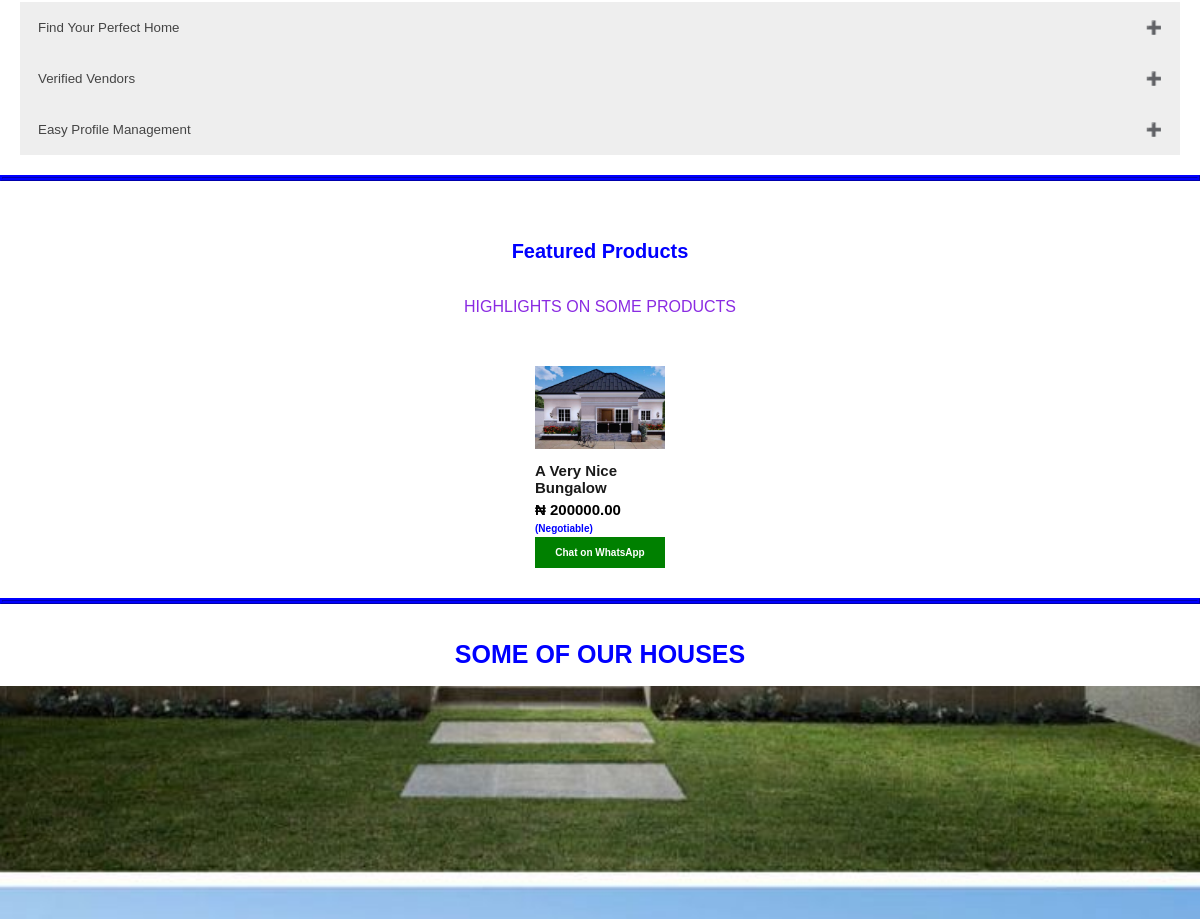
Before: / (middle part) with the older database file.
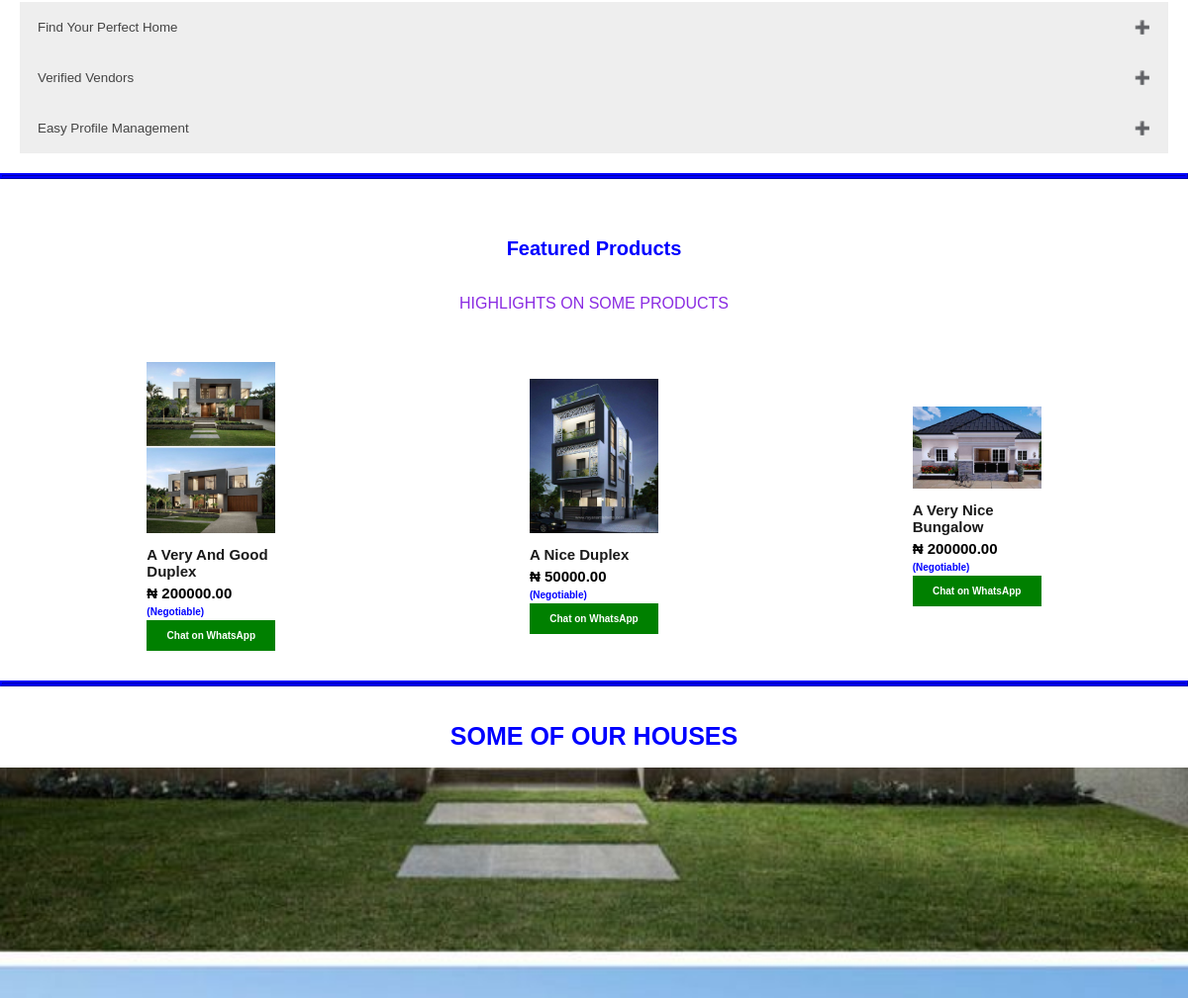
After: the same page with the newer database file.
### product/models.py (models this page shows, shortened)
class Product(models.Model):
    negotiate = [
        ('Negotiable', 'Negotiable'),
        ('Unnegotiable', 'Unnegotiable'),
    ]
    sex = [
        ('Male', 'Male'),
        ('Female', 'Female'),
        ('Unisex', 'Unisex'),
    ]
    created_by = models.ForeignKey(Vendor, related_name = "fashion_vendors", on_delete=models.CASCADE, null=True)
    product_name = models.CharField(max_length=100, null=True)
    category = models.ForeignKey(Categorie, on_delete=models.CASCADE, related_name='product', null=True)
    gender = models.CharField(max_length=10, choices=sex, default='Unisex', null=True)
    price = models.DecimalField(decimal_places=2, max_digits=15, null=True)
    haggle = models.CharField(max_length=50, choices=negotiate, default='Negotiable')
    description = models.TextField(blank=True, null=True)
    image = models.ImageField(upload_to = 'image/', null=True)
    image2 = models.ImageField(upload_to = 'image/', null=True, blank= True)
    image3 = models.ImageField(upload_to = 'image/', null=True, blank= True)
    image4 = models.ImageField(upload_to = 'image/', null=True, blank= True)
    image5 = models.ImageField(upload_to = 'image/', null=True, blank= True)
    created = models.DateTimeField(auto_now_add=True)
    updated = models.DateTimeField(auto_now=True)
    class Meta:
        ordering = ('-created',)
    @property
    def imageURL(self):
        try:
            url = self.image.url
        except:
            url = ''
        return url

### core/views.py (the view)
# urls.py: path('', homepage, name='homepage'),
def homepage(request):
    carousel = Carousel.objects.all()
    category = Categorie.objects.all()
    product = Product.objects.all()
    context = {'carousel':carousel, 'category':category, 'product':product}
    return render(request, 'homepage.html', context)

### core/templates/homepage.html (shortened to what this page needs)
{% extends 'base.html' %}
{% load static %}
{% block content %}
{% load static %}
<link rel="stylesheet" href="{% static 'homepage.css' %}">
<br>
<hr style="border: ridge blue;"> <br>
<hr style="border: ridge blue;"><br>
<section class="section-p1">
    <button class="accordion">Find Your Perfect Home</button>
    <button class="accordion">Verified Vendors</button>
    <button class="accordion">Easy Profile Management</button>
</section>
<hr style="border: ridge blue;"><br>
<section id="product1" class="section-p1">
    <h2> Featured Products</h2>
    <p>HIGHLIGHTS ON SOME PRODUCTS</p>
    <div class="pro-container">
        {% for product in product %}
        <a href="{% url 'get_product' product.id%}">
            <div class="pro">
                <img id="pro_img" src="{{product.imageURL}}" alt="product image">
                <div class="des">
                    <h5>{{product.product_name|title}}</h5>
                    <h4>&#8358 {{product.price}} <span>({{product.haggle}})</span></h4>
                </div>
                <a href="https://wa.me/{{product.created_by.business_whatsapp_number}}"><button class="icon">
                        <h6>Chat on WhatsApp</h6>
                    </button></a>
            </div>
        </a>
        {% endfor %}
    </div>
</section>
<hr style="border: ridge blue;"><br>
<center>
    <h1>SOME OF OUR HOUSES</h1>
</center>
<div class="bg-image img1"></div>
<hr style="border: ridge blue;"><br>
<hr style="border: ridge blue;"><br>
{% endblock%}

### core/templates/base.html (shortened to what this page needs)
<!DOCTYPE html>
<html lang="en">
<head>
    {% load static %}
    <link rel="stylesheet" href="{% static 'homepage.css' %}">
</head>
<body>
    {% block content%}
    {% endblock %}
</body>
</html>

### core/static/homepage.css (style rules this page uses)
* { margin: 0; padding: 0; box-sizing: border-box; font-family: sans-serif; }
body { width: 100%; }
h1 { font-size: 25px; line-height: 64px; color: blue; }
h2 { font-size: 20px; line-height: 64px; color: blue; }
h4 { font-size: 15px; color: blue; }
h6 { font-size: 10px; }
p { font-size: 16px; color: blueviolet; margin: 15px 0 20px 0; }
.section-p1 { margin: 20px 20px; }
#product1 { text-align: center; }
#product1 .pro-container { display: flex; justify-content: space-between; padding-top: 20px; flex-wrap: wrap; }
#product1 .pro-container a { text-decoration: none; }
#product1 .pro { width: 150px; padding: 10px 10px; border-radius: 15px; margin: auto; font-family: arial; transition: 0.2s ease; overflow: auto; }
#product1 .pro .des { text-align: start; padding: 2px 0 0 0px; }
#product1 .pro .des span { color: blue; font-size: 10px; font-weight: bold; }
#product1 .pro .des h5 { padding-top: 7px; color: #1a1a1a; font-size: 15px; font-weight: 900; }
#product1 .pro .des h4 { padding-top: 5px; font-size: 15px; color: black; font-weight: bold; }
.icon { background-color: green; color: white; margin-top: 2px; padding: 10px 0px; border: none; color: white; text-align: center; cursor: pointer; width: 100%; font-size: 13px; }
#pro_img { width: 100%; object-fit: cover; }
.accordion { background-color: #eee; color: #444; cursor: pointer; padding: 18px; width: 100%; text-align: left; border: none; outline: none; transition: 0.4s; }
.accordion:after { content: '\02795'; font-size: 13px; color: #777; float: right; margin-left: 5px; }
body, html { height: 100%; margin: 0; font-family: Arial, Helvetica, sans-serif; }
* { box-sizing: border-box; }
.bg-image { height: 50%; background-position: center; background-repeat: no-repeat; background-size: cover; }
.img1 { background-image: url("image/apartment1.jpg"); }

Changed rows visible on the page:
added Product: imageURL (picture), product_name "A Very And Good Duplex", price "200000.00", haggle "Negotiable"
added Product: imageURL (picture), product_name "A Nice Duplex", price "50000.00", haggle "Negotiable"
